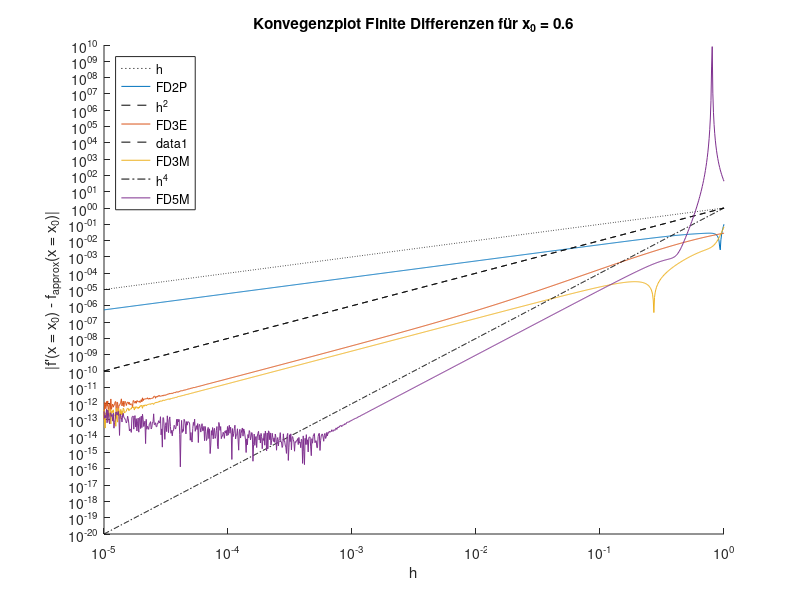
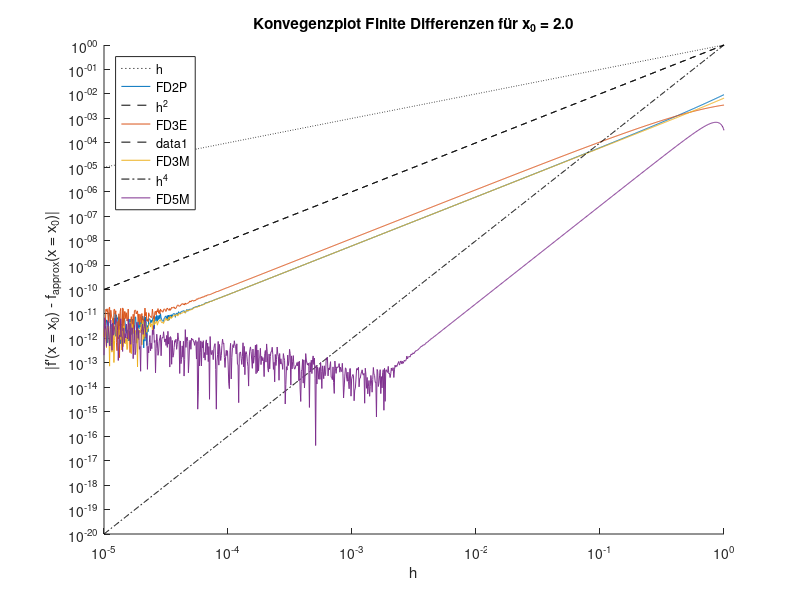

MATLAB code for these plots, in order:
close all
clear
clc

% Schrittweiter
h = logspace(-5,0,1000);

% Es ist die Funktion f(x) = (x/(1+x))^5 gegeben.
f = @(x) (x./(1+x)).^5;

% Zweipunkte-Formel (x0 − h, x0)
f_diff_2P = @(x0) (f(x0)-f(x0-h))./h;

% Dreipunkte-Endpunkt-Formel (x0, x0 + h, x0 + 2h)
f_diff_3PE = @(x0) 1./(2.*h) .* (-3.*f(x0)+4.*f(x0+h)-f(x0+2.*h));

% Dreipunkte-Mittelpunkt-Formel (x0 − h, x0, x0 + h)
f_diff_3PM = @(x0) 1./(2.*h) .* (f(x0+h)-f(x0-h));

% Fünfpunkte-Mittelpunkt-Formel (x0 − 2h, x0 − h, x0, x0 + h, x0 + 2h)
f_diff_5P =@(x0) 1./(12.*h) .* (f(x0-2.*h)-8.*f(x0-h)+8.*f(x0+h)-f(x0+2.*h));

% Der exakte Wert der Ableitung f':
f_diff =@(x) (5.*x.^4)./(x + 1).^5 - (5.*x.^5)./(x + 1).^6;
f_diff_exakt =@(x0) f_diff(x0);

%% Plotten des Fehlers der Finite-Differenzen-Approximation:
%% x0 = 0.6
x0 = 0.6;
figure(1)
hold on

plot(h,h,'k:','DisplayName','h');
plot(h,abs(f_diff_exakt(x0)-f_diff_2P(x0)), 'DisplayName','FD2P') % Zweipunkte-Formel


plot(h,h.^2,'k--','DisplayName','h^2');
plot(h,abs(f_diff_exakt(x0)-f_diff_3PE(x0)), 'DisplayName', 'FD3E') % Dreipunkte-Endpunkt-Formel


plot(h,h.^2,'k--');
plot(h,abs(f_diff_exakt(x0)-f_diff_3PM(x0)), 'DisplayName', 'FD3M') % Dreipunkte-Mittelpunkt-Formel


plot(h,h.^4,'k-.','DisplayName','h^4');
plot(h,abs(f_diff_exakt(x0)-f_diff_5P(x0)),'DisplayName', 'FD5M') % Fünfpunkte-Mittelpunkt-Formel

set(gca, 'XScale', 'log');
set(gca, 'YScale', 'log');
title('Konvegenzplot Finite Differenzen für x_0 = 0.6')
xlabel('h')
ylabel("|f'(x = x_0) - f_{approx}(x = x_0)|")
legend('Location','northwest')

%% x0 = 2.0
x0 = 2.0;
figure(2)
hold on

plot(h,h,'k:','DisplayName','h');
plot(h,abs(f_diff_exakt(x0)-f_diff_2P(x0)), 'DisplayName','FD2P') % Zweipunkte-Formel


plot(h,h.^2,'k--','DisplayName','h^2');
plot(h,abs(f_diff_exakt(x0)-f_diff_3PE(x0)), 'DisplayName', 'FD3E') % Dreipunkte-Endpunkt-Formel


plot(h,h.^2,'k--');
plot(h,abs(f_diff_exakt(x0)-f_diff_3PM(x0)), 'DisplayName', 'FD3M') % Dreipunkte-Mittelpunkt-Formel


plot(h,h.^4,'k-.','DisplayName','h^4');
plot(h,abs(f_diff_exakt(x0)-f_diff_5P(x0)),'DisplayName', 'FD5M') % Fünfpunkte-Mittelpunkt-Formel

set(gca, 'XScale', 'log');
set(gca, 'YScale', 'log');
title('Konvegenzplot Finite Differenzen für x_0 = 2.0')
xlabel('h')
ylabel("|f'(x = x_0) - f_{approx}(x = x_0)|")
legend('Location','northwest')

